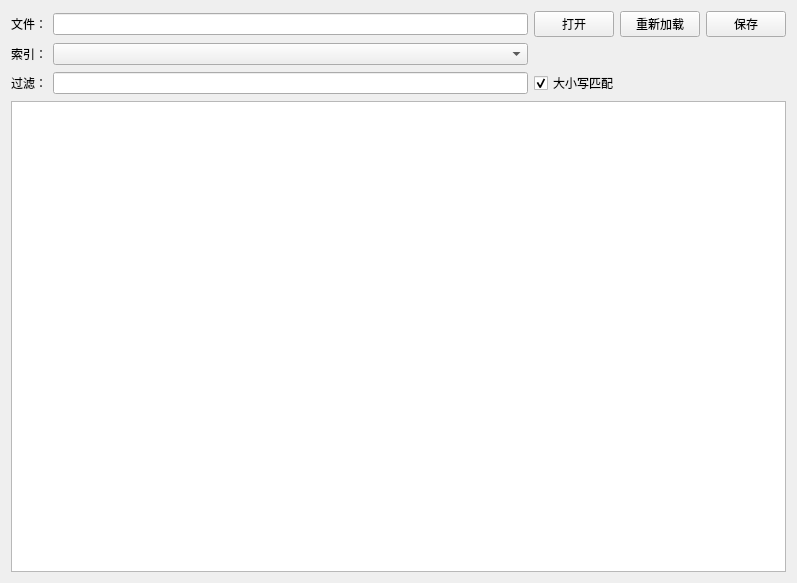
<?xml version="1.0" encoding="UTF-8"?>
<ui version="4.0">
 <class>LanguageWidget</class>
 <widget class="QWidget" name="LanguageWidget">
  <property name="geometry">
   <rect>
    <x>0</x>
    <y>0</y>
    <width>797</width>
    <height>583</height>
   </rect>
  </property>
  <property name="windowTitle">
   <string>Form</string>
  </property>
  <layout class="QVBoxLayout" name="verticalLayout">
   <item>
    <layout class="QGridLayout" name="gridLayout">
     <item row="1" column="0">
      <widget class="QLabel" name="label_4">
       <property name="text">
        <string>索引：</string>
       </property>
      </widget>
     </item>
     <item row="2" column="1">
      <widget class="QLineEdit" name="lineEdit_filter">
       <property name="clearButtonEnabled">
        <bool>true</bool>
       </property>
      </widget>
     </item>
     <item row="2" column="0">
      <widget class="QLabel" name="label_5">
       <property name="text">
        <string>过滤：</string>
       </property>
      </widget>
     </item>
     <item row="2" column="2">
      <widget class="QCheckBox" name="checkBox_sensitivity">
       <property name="text">
        <string>大小写匹配</string>
       </property>
       <property name="checked">
        <bool>true</bool>
       </property>
      </widget>
     </item>
     <item row="1" column="1">
      <widget class="QComboBox" name="comboBox_filter"/>
     </item>
     <item row="0" column="0">
      <widget class="QLabel" name="label_3">
       <property name="text">
        <string>文件：</string>
       </property>
      </widget>
     </item>
     <item row="0" column="1">
      <widget class="QLineEdit" name="lineEdit_filePath"/>
     </item>
     <item row="0" column="2">
      <layout class="QHBoxLayout" name="horizontalLayout_3">
       <item>
        <widget class="QPushButton" name="pushButton_open">
         <property name="text">
          <string>打开</string>
         </property>
        </widget>
       </item>
       <item>
        <widget class="QPushButton" name="pushButton_reload">
         <property name="text">
          <string>重新加载</string>
         </property>
        </widget>
       </item>
       <item>
        <widget class="QPushButton" name="pushButton_save">
         <property name="text">
          <string>保存</string>
         </property>
        </widget>
       </item>
      </layout>
     </item>
    </layout>
   </item>
   <item>
    <widget class="CodeEditor" name="plainTextEdit">
     <property name="lineWrapMode">
      <enum>QPlainTextEdit::NoWrap</enum>
     </property>
    </widget>
   </item>
  </layout>
 </widget>
 <customwidgets>
  <customwidget>
   <class>CodeEditor</class>
   <extends>QPlainTextEdit</extends>
   <header>codeeditor.h</header>
  </customwidget>
 </customwidgets>
 <resources/>
 <connections/>
</ui>
